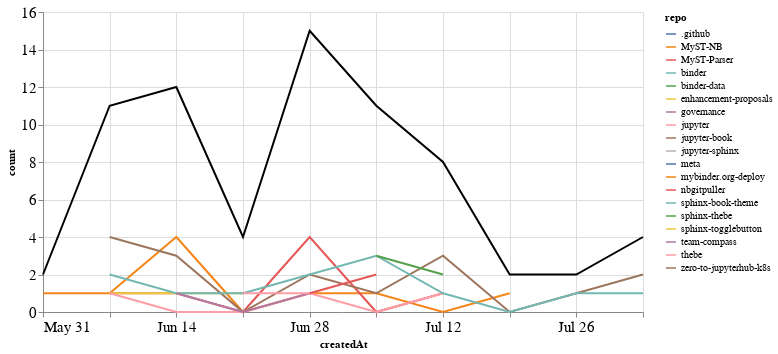

Write notebook code for a chart like this one.
### Markdown cell above
## PRs

### Code cell
prs_time = prs.groupby('repo').resample('W', on='createdAt').count()['author'].reset_index()
prs_time = prs_time.rename(columns={'author': 'count'})
prs_time_total = prs_time.groupby('createdAt').agg({"count": "sum"}).reset_index()

ch1 = alt.Chart(prs_time, width=600).mark_line().encode(
    x='createdAt',
    y='count',
    color='repo',
    tooltip="repo"
)

ch2 = alt.Chart(prs_time_total, width=600).mark_line(color="black").encode(
    x='createdAt',
    y='count',
)

ch1 + ch2

### Figure 1 — Vega-Lite specification as saved in the notebook (floating-point values rounded to 4 significant figures)
{"config": {"axisLeft": {"labelFontSize": 15}, "axisBottom": {"labelFontSize": 15}}, "layer": [{"data": {"name": "data-0cb919ad419ae8ca23c93b5dcb9e88fb"}, "mark": "line", "encoding": {"color": {"type": "nominal", "field": "repo"}, "tooltip": {"type": "nominal", "field": "repo"}, "x": {"type": "temporal", "field": "createdAt"}, "y": {"type": "quantitative", "field": "count"}}, "width": 600}, {"data": {"name": "data-acec662a8e08576f383fec06af2ebc9a"}, "mark": {"type": "line", "color": "black"}, "encoding": {"x": {"type": "temporal", "field": "createdAt"}, "y": {"type": "quantitative", "field": "count"}}, "width": 600}], "$schema": "https://vega.github.io/schema/vega-lite/v4.8.1.json", "datasets": {"data-0cb919ad419ae8ca23c93b5dcb9e88fb": [{"repo": ".github", "createdAt": "2020-08-02T00:00:00", "count": 1}, {"repo": "MyST-NB", "createdAt": "2020-05-31T00:00:00", "count": 1}, {"repo": "MyST-NB", "createdAt": "2020-06-07T00:00:00", "count": 1}, {"repo": "MyST-NB", "createdAt": "2020-06-14T00:00:00", "count": 4}, {"repo": "MyST-NB", "createdAt": "2020-06-21T00:00:00", "count": 0}, {"repo": "MyST-NB", "createdAt": "2020-06-28T00:00:00", "count": 1}, {"repo": "MyST-NB", "createdAt": "2020-07-05T00:00:00", "count": 1}, {"repo": "MyST-NB", "createdAt": "2020-07-12T00:00:00", "count": 0}, {"repo": "MyST-NB", "createdAt": "2020-07-19T00:00:00", "count": 1}, {"repo": "MyST-Parser", "createdAt": "2020-06-07T00:00:00", "count": 1}, {"repo": "MyST-Parser", "createdAt": "2020-06-14T00:00:00", "count": 1}, {"repo": "MyST-Parser", "createdAt": "2020-06-21T00:00:00", "count": 0}, {"repo": "MyST-Parser", "createdAt": "2020-06-28T00:00:00", "count": 4}, {"repo": "MyST-Parser", "createdAt": "2020-07-05T00:00:00", "count": 0}, {"repo": "MyST-Parser", "createdAt": "2020-07-12T00:00:00", "count": 1}, {"repo": "binder", "createdAt": "2020-06-28T00:00:00", "count": 1}, {"repo": "binder-data", "createdAt": "2020-06-21T00:00:00", "count": 1}, {"repo": "enhancement-proposals", "createdAt": "2020-06-07T00:00:00", "count": 1}, {"repo": "enhancement-proposals", "createdAt": "2020-06-14T00:00:00", "count": 1}, {"repo": "enhancement-proposals", "createdAt": "2020-06-21T00:00:00", "count": 1}, {"repo": "governance", "createdAt": "2020-05-31T00:00:00", "count": 1}, {"repo": "jupyter", "createdAt": "2020-06-07T00:00:00", "count": 1}, {"repo": "jupyter", "createdAt": "2020-06-14T00:00:00", "count": 0}, {"repo": "jupyter", "createdAt": "2020-06-21T00:00:00", "count": 0}, {"repo": "jupyter", "createdAt": "2020-06-28T00:00:00", "count": 1}, {"repo": "jupyter", "createdAt": "2020-07-05T00:00:00", "count": 0}, {"repo": "jupyter", "createdAt": "2020-07-12T00:00:00", "count": 1}, {"repo": "jupyter-book", "createdAt": "2020-06-07T00:00:00", "count": 4}, {"repo": "jupyter-book", "createdAt": "2020-06-14T00:00:00", "count": 3}, {"repo": "jupyter-book", "createdAt": "2020-06-21T00:00:00", "count": 0}, {"repo": "jupyter-book", "createdAt": "2020-06-28T00:00:00", "count": 2}, {"repo": "jupyter-book", "createdAt": "2020-07-05T00:00:00", "count": 1}, {"repo": "jupyter-book", "createdAt": "2020-07-12T00:00:00", "count": 3}, {"repo": "jupyter-book", "createdAt": "2020-07-19T00:00:00", "count": 0}, {"repo": "jupyter-book", "createdAt": "2020-07-26T00:00:00", "count": 1}, {"repo": "jupyter-book", "createdAt": "2020-08-02T00:00:00", "count": 2}, {"repo": "jupyter-sphinx", "createdAt": "2020-06-28T00:00:00", "count": 1}, {"repo": "meta", "createdAt": "2020-06-07T00:00:00", "count": 1}, {"repo": "mybinder.org-deploy", "createdAt": "2020-07-19T00:00:00", "count": 1}, {"repo": "nbgitpuller", "createdAt": "2020-06-28T00:00:00", "count": 1}, {"repo": "nbgitpuller", "createdAt": "2020-07-05T00:00:00", "count": 2}, {"repo": "sphinx-book-theme", "createdAt": "2020-06-07T00:00:00", "count": 2}, {"repo": "sphinx-book-theme", "createdAt": "2020-06-14T00:00:00", "count": 1}, {"repo": "sphinx-book-theme", "createdAt": "2020-06-21T00:00:00", "count": 1}, {"repo": "sphinx-book-theme", "createdAt": "2020-06-28T00:00:00", "count": 2}, {"repo": "sphinx-book-theme", "createdAt": "2020-07-05T00:00:00", "count": 3}, {"repo": "sphinx-book-theme", "createdAt": "2020-07-12T00:00:00", "count": 1}, {"repo": "sphinx-book-theme", "createdAt": "2020-07-19T00:00:00", "count": 0}, {"repo": "sphinx-book-theme", "createdAt": "2020-07-26T00:00:00", "count": 1}, {"repo": "sphinx-book-theme", "createdAt": "2020-08-02T00:00:00", "count": 1}, {"repo": "sphinx-thebe", "createdAt": "2020-07-05T00:00:00", "count": 3}, {"repo": "sphinx-thebe", "createdAt": "2020-07-12T00:00:00", "count": 2}, {"repo": "sphinx-togglebutton", "createdAt": "2020-06-14T00:00:00", "count": 1}, {"repo": "team-compass", "createdAt": "2020-06-14T00:00:00", "count": 1}, {"repo": "team-compass", "createdAt": "2020-06-21T00:00:00", "count": 0}, {"repo": "team-compass", "createdAt": "2020-06-28T00:00:00", "count": 1}, {"repo": "thebe", "createdAt": "2020-06-21T00:00:00", "count": 1}, {"repo": "thebe", "createdAt": "2020-06-28T00:00:00", "count": 1}, {"repo": "zero-to-jupyterhub-k8s", "createdAt": "2020-07-05T00:00:00", "count": 1}], "data-acec662a8e08576f383fec06af2ebc9a": [{"createdAt": "2020-05-31T00:00:00", "count": 2}, {"createdAt": "2020-06-07T00:00:00", "count": 11}, {"createdAt": "2020-06-14T00:00:00", "count": 12}, {"createdAt": "2020-06-21T00:00:00", "count": 4}, {"createdAt": "2020-06-28T00:00:00", "count": 15}, {"createdAt": "2020-07-05T00:00:00", "count": 11}, {"createdAt": "2020-07-12T00:00:00", "count": 8}, {"createdAt": "2020-07-19T00:00:00", "count": 2}, {"createdAt": "2020-07-26T00:00:00", "count": 2}, {"createdAt": "2020-08-02T00:00:00", "count": 4}]}}
